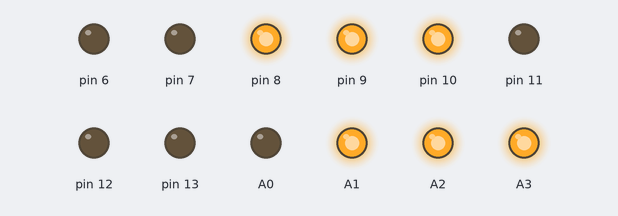
A sketch run on a simulated Arduino Uno, built with avr-gcc and run on an emulated ATmega328P. Parts: output pins drawn as LEDs (lit = HIGH).

Above: at 0.1 s.
Timing chart, 0 to 1.6 s (numbered marks = the images above):
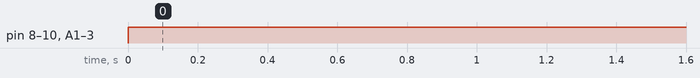

Measured:
- by itself, pin 8–10, A1–3: LOW → HIGH at 0.00 s

The sketch:

seg12.ino
```cpp
byte lupTable[17]= {0x3F,0x06,0x5B,0x4F,0x66,0x6D,0x7D,
0x07,0x7F,0x6F,0x77,0x7C,0x39,0x5E,0x79,0x71,0x80};
byte index0;
byte index1;
byte index2;
byte index3;
void setup() {
  DDRB=0b111111;
  pinMode(6,OUTPUT);
  pinMode(7,OUTPUT);
  DDRC=0b1111;

  int x=0x1234+0x4567;  //579B

  index0 = x % 16;             //index of 1st digit from right
 x = x/16;
 //-------------------------]

   index1 = x % 16;             //index1
 x = x/16;
 //-------------------------

  index2 = x % 16;             //index2
 x = x/16;
 //-------------------------

  index3 = x % 16;             //index3
 x = x/16;
 //-------------------------
}

void loop()
{
for (int i=0;i<=3;i++)
{
 if (i==0)
 {
   PORTB=lupTable[index2];
  bool n=bitRead(index0,6);
  bitWrite(PORTD,6,n);
  bool m=bitRead(index0,7);
  bitWrite(PORTD,7,m);
  digitalWrite(A0,LOW);
  digitalWrite(A1,HIGH);
  digitalWrite(A2,HIGH);
  digitalWrite(A3,HIGH);
  delay(10);

  }

  }


}
```
